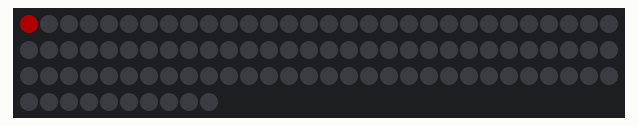
This sketch was run on a simulated Arduino Uno, built with avr-gcc and run on an emulated ATmega328P. Shown: 100 RGB LEDs in strip order, left to right, continuing on the next row. Dim RGB values are drawn brighter than linear.

Above: at 0.16 s.
At 5.16 s:
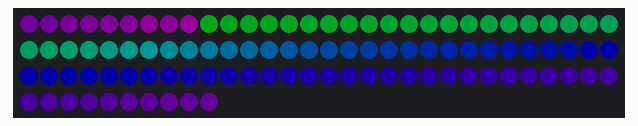
At 9.86 s:
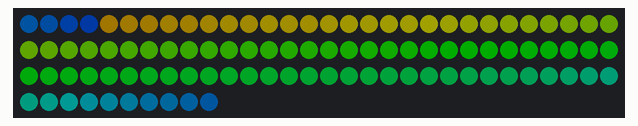
At 19.87 s:
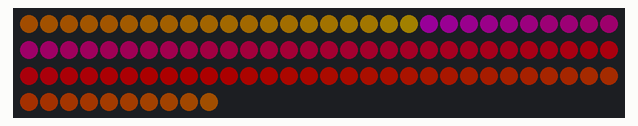
At 29.57 s:
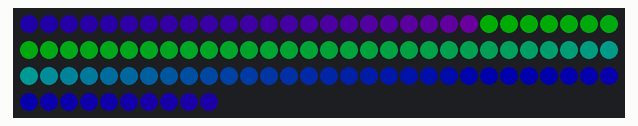
At 39.58 s:
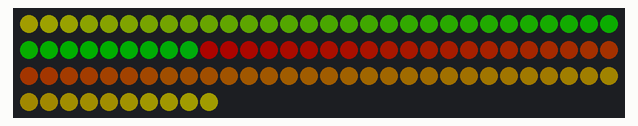

The sketch:

prog_band_led_effet_cyclone.ino
```cpp
#include "FastLED.h"

byte bright = 50; // luminosité des LEDs
byte baza = 0;

#define NUM_LEDS 100 // nombre de LEDs
#define PIN 4 // port de connexion ws2812b
CRGB leds[NUM_LEDS];

void setup() {
  FastLED.addLeds <WS2812, PIN, GRB>(leds, NUM_LEDS).setCorrection(TypicalLEDStrip);
  FastLED.setBrightness(bright);
}

void loop() {
for (int i = 0; i < NUM_LEDS; i++) {
      leds[i].nscale8(250);
      }
    for (int i = 0; i < NUM_LEDS; i++) {
      leds[i] = CHSV(baza++, 255, 255);
      FastLED.setBrightness(bright);
      FastLED.show();
      delay(20);
    }
}
```
